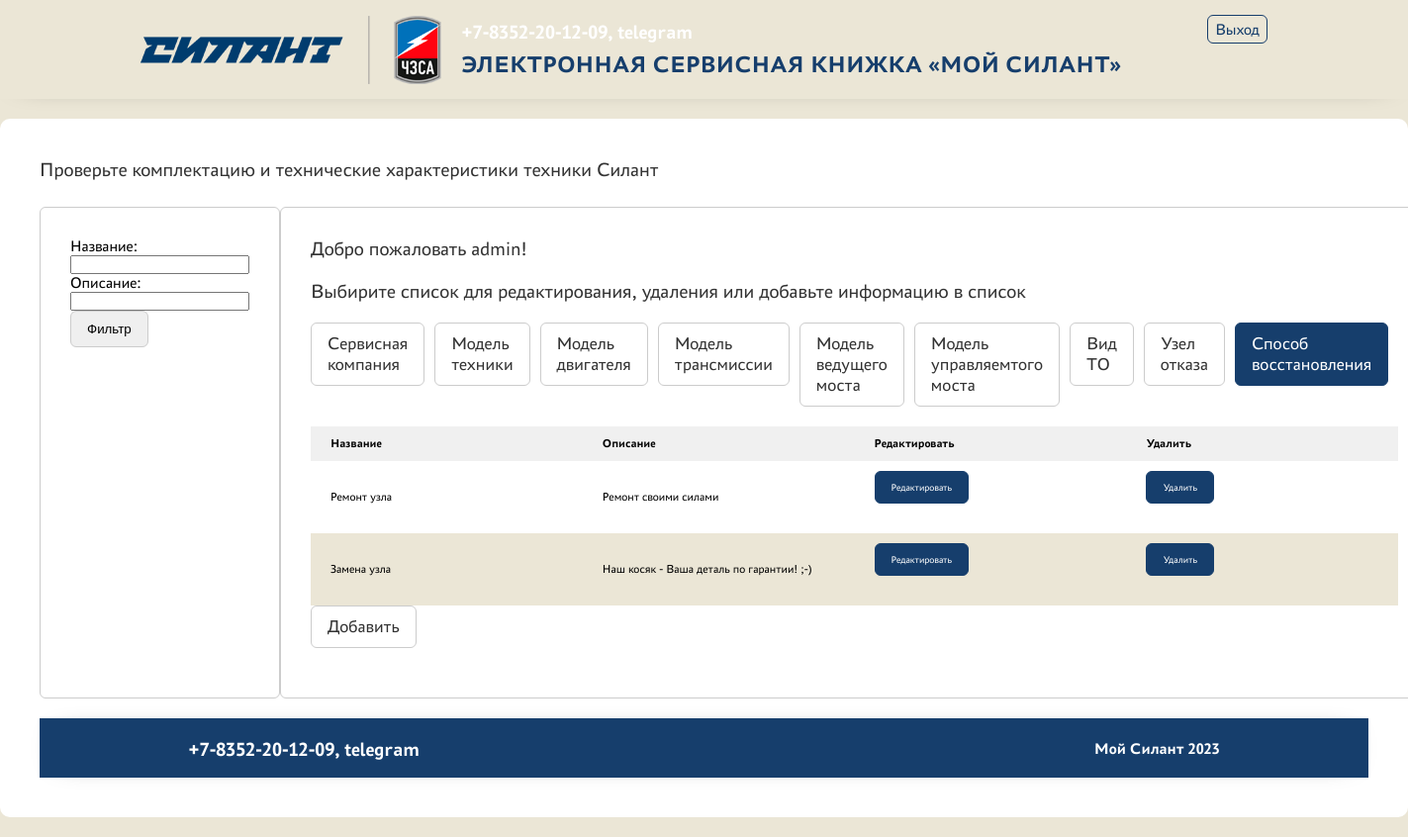
The app's page /recovery_method/ (signed in) with its own data.
### service/models.py (models this page shows, shortened)
class RecoveryMethod(models.Model):
    name = models.TextField(verbose_name='Название')
    description = models.TextField(verbose_name='Описание')
    class Meta:
        verbose_name = 'Способ восстановления'
        verbose_name_plural = 'Способ восстановления'

### service/views.py (the view)
# urls.py: path('recovery_method/', RecoveryMethodListView.as_view(), name='recovery_method'),
class RecoveryMethodListView(PermissionRequiredMixin, ListView):
    permission_required = ('service.view_recovery_method')
    model = RecoveryMethod
    context_object_name = 'recovery_method'
    template_name = 'lists/recovery_method_list.html'
    queryset = RecoveryMethod.objects.all()
    login_url = '/'
    def get_context_data(self, **kwargs):
        context = super().get_context_data(**kwargs)
        context['filter'] = RecoveryMethodFilter(self.request.GET, queryset=self.get_queryset())
        return context

### templates/lists/recovery_method_list.html (shortened to what this page needs)
<!DOCTYPE html>
    {% load static %}
    <link rel="stylesheet" media="all" href="{% static '/css/styles1.css' %}" data-turbolinks-track="reload">
    <link rel="stylesheet" type="text/css" href="{% static '/css/includes.css' %}"><script async="" type="text/javascript" src="/js/vendor.js"></script></head>
  <body>
    <header>
      <div class="centrator">
        <div class="leftside">
          <div id="toplogo"><img src="/static/picture/logo.png"></div>
        </div>
        <div class="rightside">
          <div class="line">
            <div id="contacts" class="p-l-2">
              <span class="phone"><a href="tel:+7-8352-20-12-09">+7-8352-20-12-09, telegram</a></span>
            </div>
            <div id="auth_widget">
              <a href="/sign/logout/">Выход</a>
            </div>
          </div>
          <div class="line">
            <div id="project_name" class="p-l-2">
              <span>Электронная сервисная книжка «Мой силант»</span>
            </div>
          </div>
        </div>
      </div>
    </header>
    {% block content %}
    <div id="content">
      <div class="centrator">
        <section>
  <div class="line">
    <span class="title">
      Проверьте комплектацию и технические характеристики техники Силант
    </span>
  </div>
  <div class="line">
      <div class="search_result">
      <div class="result_info">
        <div class="result_collection">
            <form method="GET">
              {{ filter.form }}
                <div class="tabs">
                <input class="tab" type="submit" value="Фильтр">
                </div>
            </form>
      </div>
    </div>
  </div>
    <div class="column">
      <div class="search_result">
        <div class="result_info">
          <span>Добро пожаловать {{request.user.username}}!</span>
        </div>
        <div class="result_info">
          <span>Выбирите список для редактирования, удаления или добавьте информацию в список</span>
        </div>
        <div class="result_collection">
          <div class="tabs">
            <a href="/service_company/">
            <div class="tab">
              <span>
                Сервисная компания
              </span>
            </div>
            </a>
            <a href="/technique_model/">
              <div class="tab">
              <span>
                Модель техники
              </span>
            </div>
            </a>
            <a href="/engine_model/">
            <div class="tab">
              <span>
                Модель двигателя
              </span>
            </div>
            </a>
            <a href="/transmission_model/">
            <div class="tab">
              <span>
                Модель трансмиссии
              </span>
            </div>
            </a>
            <a href="/drive_axle_model/">
            <div class="tab">
              <span>
                Модель ведущего моста
              </span>
            </div>
            </a>
            <a href="/steering_bridge_model/">
            <div class="tab">
              <span>
                Модель управляемтого моста
              </span>
            </div>
            </a>
            <a href="/service_type/">
            <div class="tab">
              <span>
                Вид ТО
              </span>
            </div>
            </a>
            <a href="/failure_node/">
            <div class="tab">
              <span>
                Узел отказа
              </span>
            </div>
            </a>
            <a href="/recovery_method/">
            <div class="tab active">
              <span>
                Способ восстановления
              </span>
            </div>
            </a>
          </div>
        </div>
        <div class="result_collection">
          <table>
            <tbody><tr>
              <th class="nam left">Название</th>
              <th class="nam left">Описание</th>
              <th class="nam left">Редактировать</th>
              <th class="nam left">Удалить</th>
            </tr>
            {% for m in filter.qs %}
            <tr id="myUL">
              <td class="nam left">{{m.name}}</td>
              <td class="nam left">{{m.description}}</td>
              <td class="nam left">
                <div class="tabs">
                  <a href="{% url 'recovery_method_edit' m.pk %}">
                    <div class="tab active">
                      <span>
                        <div class="smalltext">Редактировать</div>
                      </span>
                    </div>
                  </a>
                </div>
              </td>
              <td class="nam left">
                <div class="tabs">
                  <a href="{% url 'recovery_method_delete' m.pk %}">
                    <div class="tab active">
                      <span>
                        <div class="smalltext">Удалить</div>
                      </span>
                    </div>
                  </a>
                </div>
              </td>
            </tr>
            {% endfor %}
          </tbody></table>
          <div class="tabs">
                  <a href="{% url 'recovery_method_create' %}">
                    <div class="tab">
                      <span>
                        Добавить
                      </span>
                    </div>
                  </a>
                </div>
        </div>
      </div>
    </div>
  </div>
        {% endblock content %}
    <footer>
      <div class="centrator">
        <div class="leftside">
          <div class="line">
            <div id="contacts">
              <span class="phone"><a href="tel:+7-8352-20-12-09">+7-8352-20-12-09, telegram</a></span>
            </div>
          </div>
        </div>
        <div class="rightside">
          <span id="copyright">Мой Силант 2023</span>
        </div>
      </div>
    </footer>

### static/css/styles1.css (style rules this page uses)
.smalltext { font-size: 10px; }
* { padding: 0; margin: 0; }
p, span, li { color: var(--basic-text-color); }
a:link, a:any-link { color: var(--cold-color); text-decoration: none; }
div, input, header, footer, section { box-sizing: border-box; position: relative; }
body { min-height: 100vh; display: flex; flex-direction: column; background: var(--blanc-color); font-family: Astra Sans, Helvetica, Arial, sans-serif; }
.line { display: flex; flex-direction: row; width: 100%; }
.column { flex-direction: column; width: 100%; }
.p-l-2 { padding-left: 20px; }
.centrator { display: flex; flex-direction: row; min-width: 80%; }
.centrator .leftside { width: max-content; }
.centrator .rightside { width: 100%; display: flex; justify-content: flex-end; flex-direction: column; }
.centrator .rightside > .line { justify-content: flex-end; }
#contacts { justify-content: flex-start; display: flex; flex: 1; width: max-content; }
#contacts span { font-size: 20px; font-weight: bold; margin-right: 20px; }
#contacts span a { text-decoration: none; color: white; }
#auth_widget { color: red; }
#auth_widget a { padding: 5px 7px; box-sizing: border-box; border-radius: 6px; border: 1px solid; }
#project_name { justify-content: flex-start; display: flex; flex: 1; }
#project_name span { font-size: 24px; text-transform: uppercase; margin-top: 8px; cursor: default; font-weight: bold; color: var(--cold-color); }
#copyright { text-align: right; font-weight: bold; color: white; }
header { background: var(--blanc-color); width: 100%; height: 100px; display: flex; justify-content: center; box-shadow: 0 0 30px -24px; }
header .leftside { display: flex; justify-content: center; }
header .leftside > div { display: flex; align-self: center; }
header .rightside { align-self: center; }
footer { background: var(--cold-color); width: 100%; height: 60px; display: flex; justify-content: center; padding: 20px; box-shadow: 0 0 30px -24px; }
#content { align-self: stretch; display: flex; flex: 1; justify-content: center; }
#content section { background: #fff; width: 100%; margin: 20px 0; padding: 40px; border-radius: 10px; height: min-content; }
#content section .search_result { border: 1px solid var(--basic-border-color); padding: 30px; margin: 20px 0; border-radius: 6px; }
#content section .search_result .result_info span { font-size: 20px; display: block; margin: 0 0 20px; }
#content section .search_result .result_collection .tabs { display: flex; margin-bottom: 20px; }
#content section .search_result .result_collection .tabs .tab { padding: 10px 16px; border-radius: 6px; margin-right: 10px; border: 1px solid var(--basic-border-color); cursor: pointer; }
#content section .search_result .result_collection .tabs .tab span { font-size: 18px; }
#content section .search_result .result_collection .tabs .tab.active, #content section .search_result .result_collection .tabs .tab:hover { border-color: var(--cold-color); background: var(--cold-color); }
#content section .search_result .result_collection .tabs .tab.active span, #content section .search_result .result_collection .tabs .tab:hover span { color: #fff; }
#content section .search_result .result_collection table { border-spacing: 0; max-width: 100%; min-width: 100%; empty-cells: show; }
#content section .search_result .result_collection table tr th { background: #f0f0f0; font-weight: bold; font-size: 10px; }
#content section .search_result .result_collection table tr td { border-spacing: 0; }
#content section .search_result .result_collection table tr:nth-child(2n+1) td { background: var(--blanc-color); }
#content section .search_result .result_collection table tr td, #content section .search_result .result_collection table tr th { padding: 10px 20px; }
#content section .search_result .result_collection table tr td.left, #content section .search_result .result_collection table tr th.left { text-align: left; }
#content section .search_result .result_collection table tr td.nam, #content section .search_result .result_collection table tr th.nam { min-width: 10px; max-width: 50px; font-size: 12px; }
#content section .title { font-size: 20px; cursor: default; margin-bottom: 6px; }
#content section form { width: 100%; display: flex; flex-direction: column; }

### records on screen
RecoveryMethod: name "Ремонт узла", description "Ремонт своими силами"
RecoveryMethod: name "Замена узла", description "Наш косяк - Ваша деталь по гарантии! ;-)"

### other values on screen
{{ request.user.username }} "admin"
